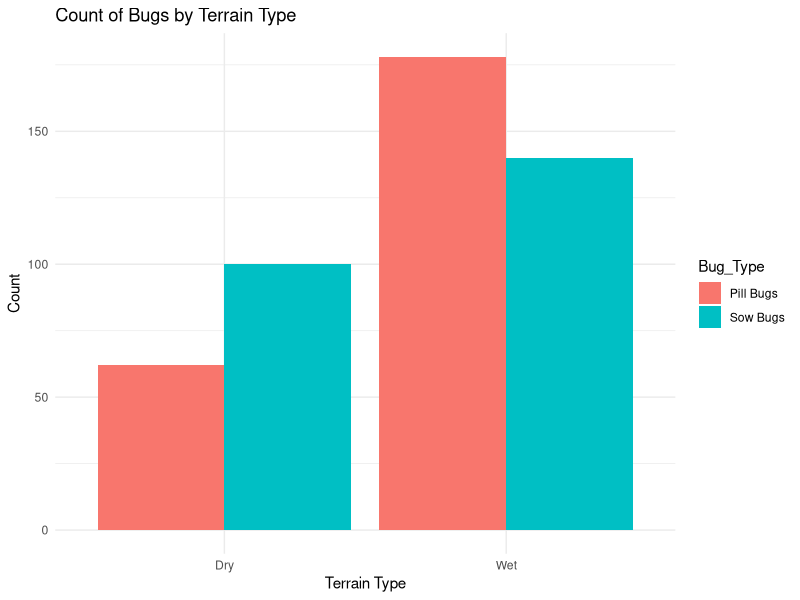
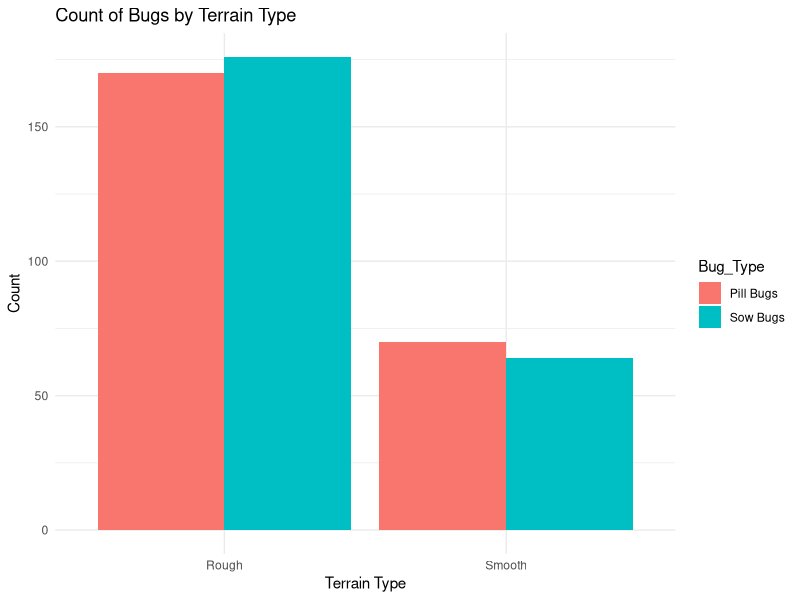

The R source for these figures, in order:
## ---- chunk 1
 # Load necessary libraries
 library(tidyverse)
 library(ggplot2)
                      
## ---- chunk 2

# Load necessary library
library(ggplot2)
library(tidyr)

## ---- chunk 3
# Create the data as a wide format data frame
wet_dry_df <- data.frame(
  Bug_Type = c('Sow Bugs', 'Pill Bugs'),
  Wet = c(140, 178),
  Dry = c(100, 62)
)
## ---- chunk 4
# Reshape the data from wide to long format
wd_long <- pivot_longer(wet_dry_df, cols = c(Wet, Dry), 
                          names_to = "Terrain_Type", values_to = "Count")
## ---- chunk 5
# Create the bar plot
ggplot(wd_long, aes(x = Terrain_Type, y = Count, fill = Bug_Type)) +
  geom_bar(stat = "identity", position = "dodge") +  # Use "dodge" for side-by-side bars
  xlab("Terrain Type") +
  ylab("Count") +
  ggtitle("Count of Bugs by Terrain Type") +
  theme_minimal()

## ---- chunk 6

# Create contingency Table
wet_dry_table <- matrix(c(140, 100, 178, 62), nrow = 2, byrow = TRUE,
                        dimnames = list("Bug Type" = c("Sow Bugs", "Pill Bugs"),
                                        "Terrain Type" = c("Wet", "Dry")))
print(wet_dry_table)
## ---- chunk 7

#Run chi-squared test for independence
wet_dry_chi <- chisq.test(wet_dry_table)

print(wet_dry_chi)
## ---- chunk 8
#Create contingency table
smooth_rough_table <- matrix(c(64, 176, 70, 170), nrow = 2, byrow = TRUE,
                         dimnames = list("Bug Type" = c("Sow Bugs", "Pill Bugs"),
                                         "Terrain Type" = c("Smooth", "Rough")))
print(smooth_rough_table)
## ---- chunk 9
smooth_rough_chi <- chisq.test(smooth_rough_table)

print(smooth_rough_chi)
## ---- chunk 10
# Create the data as a wide format data frame
rough_smooth_df <- data.frame(
  Bug_Type = c('Sow Bugs', 'Pill Bugs'),
  Smooth = c(64, 70),
  Rough = c(176, 170)
)

# Reshape the data from wide to long format
sr_long <- pivot_longer(rough_smooth_df, cols = c(Smooth, Rough), 
                          names_to = "Terrain_Type", values_to = "Count")
## ---- chunk 11
paste("The number of Sow Bugs that preferred smooth terrain is", smooth_rough_table[1])
## ---- chunk 12
# Create the bar plot
ggplot(sr_long, aes(x = Terrain_Type, y = Count, fill = Bug_Type)) +
  geom_bar(stat = "identity", position = "dodge") +  # Use "dodge" for side-by-side bars
  xlab("Terrain Type") +
  ylab("Count") +
  ggtitle("Count of Bugs by Terrain Type") +
  theme_minimal()

